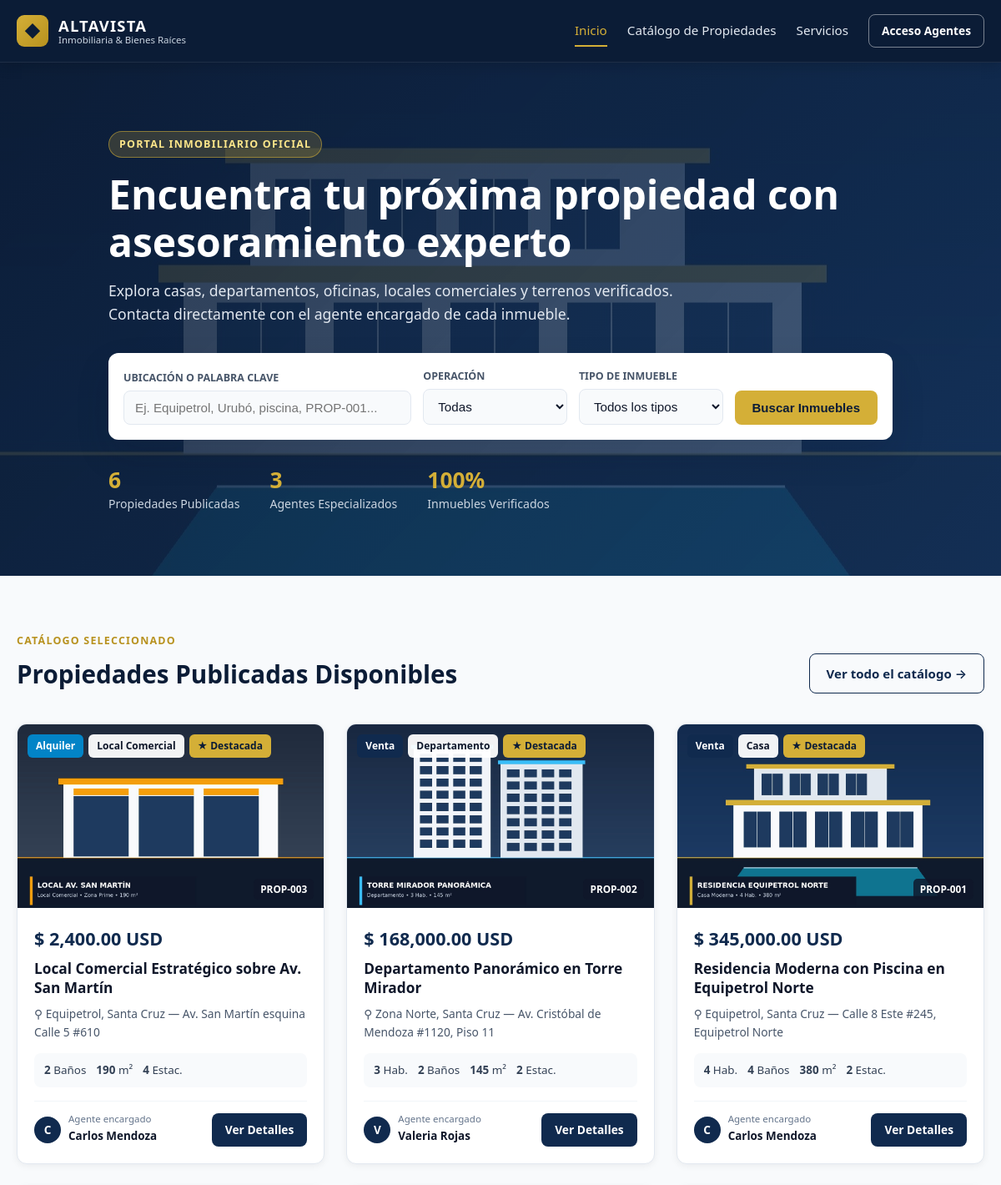
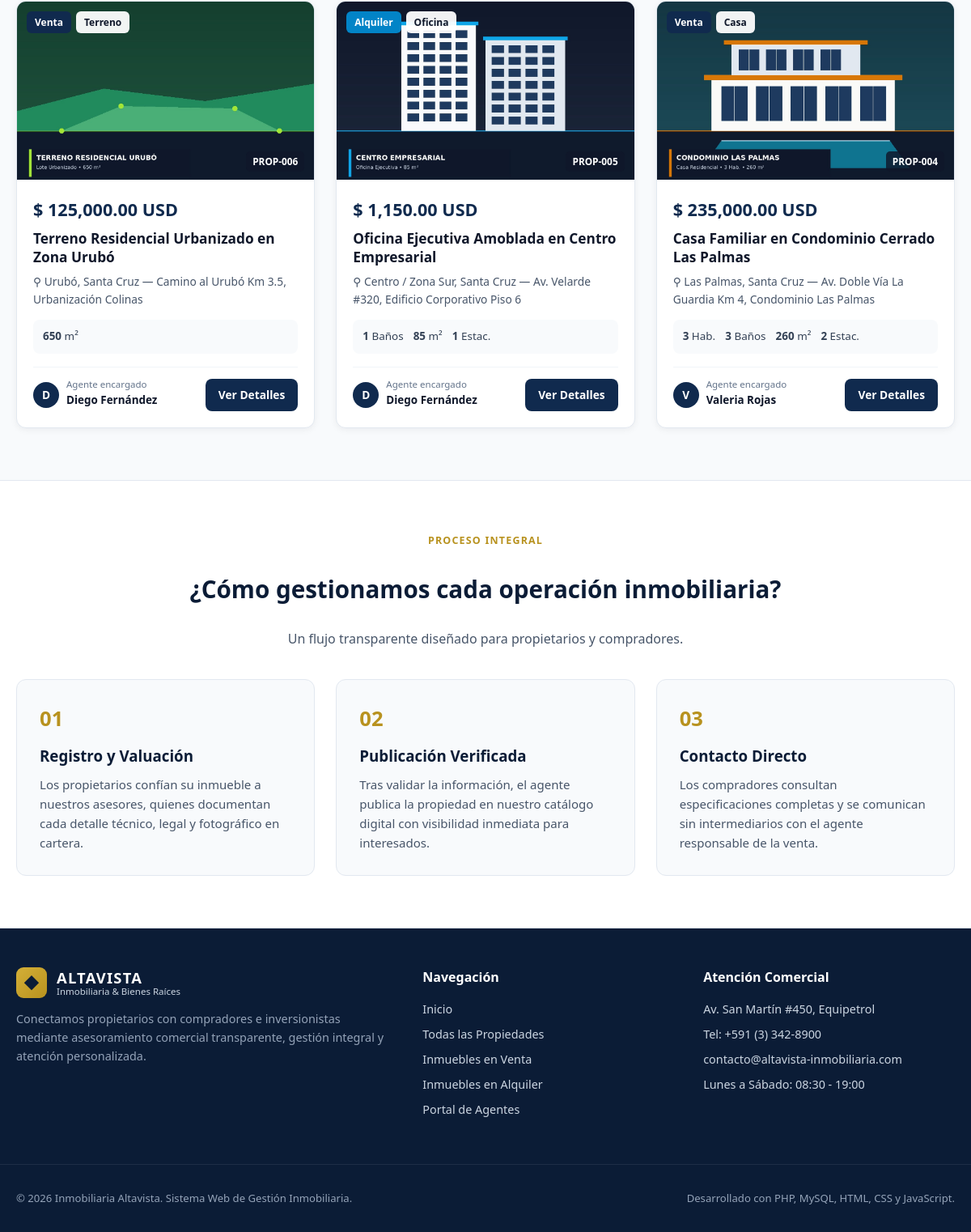
The page / on the database its author committed (2 pictures, top to bottom).
### tables this page shows
CREATE TABLE `publicaciones` (
  `id_publicacion` INT NOT NULL AUTO_INCREMENT,
  `id_propiedad` INT NOT NULL,
  `id_agente_publicador` INT NOT NULL,
  `estado_publicacion` ENUM('Publicada', 'No Publicada') NOT NULL DEFAULT 'Publicada',
  `destacada` TINYINT(1) NOT NULL DEFAULT 0,
  `visitas` INT NOT NULL DEFAULT 0,
  `fecha_publicacion` DATETIME NOT NULL DEFAULT CURRENT_TIMESTAMP,
  `fecha_retiro` DATETIME DEFAULT NULL,
  `observaciones` VARCHAR(255) DEFAULT NULL,
  PRIMARY KEY (`id_publicacion`),
  UNIQUE KEY `uk_publicaciones_propiedad` (`id_propiedad`),
  KEY `idx_publicaciones_estado` (`estado_publicacion`),
  KEY `idx_publicaciones_agente` (`id_agente_publicador`),
  CONSTRAINT `fk_publicaciones_propiedad`
    FOREIGN KEY (`id_propiedad`) REFERENCES `propiedades` (`id_propiedad`)
    ON DELETE CASCADE ON UPDATE CASCADE,
  CONSTRAINT `fk_publicaciones_agente`
    FOREIGN KEY (`id_agente_publicador`) REFERENCES `agentes` (`id_agente`)
    ON DELETE RESTRICT ON UPDATE CASCADE
);

CREATE TABLE `propiedades` (
  `id_propiedad` INT NOT NULL AUTO_INCREMENT,
  `codigo_referencia` VARCHAR(20) NOT NULL,
  `titulo` VARCHAR(180) NOT NULL,
  `tipo_inmueble` ENUM('Casa', 'Departamento', 'Terreno', 'Local Comercial', 'Oficina', 'Quinta') NOT NULL,
  `tipo_operacion` ENUM('Venta', 'Alquiler', 'Anticrético') NOT NULL DEFAULT 'Venta',
  `direccion` VARCHAR(255) NOT NULL,
  `zona_ciudad` VARCHAR(120) NOT NULL,
  `descripcion` TEXT NOT NULL,
  `precio` DECIMAL(12,2) NOT NULL,
  `moneda` ENUM('USD', 'BOB') NOT NULL DEFAULT 'USD',
  `habitaciones` INT NOT NULL DEFAULT 0,
  `banos` INT NOT NULL DEFAULT 0,
  `superficie_m2` DECIMAL(10,2) NOT NULL,
  `estacionamientos` INT NOT NULL DEFAULT 0,
  `imagen_principal` VARCHAR(255) NOT NULL DEFAULT 'no-image.jpg',
  `estado_registro` ENUM('Registrada', 'Publicada', 'No Publicada') NOT NULL DEFAULT 'Registrada',
  `id_propietario` INT NOT NULL,
  `id_agente` INT NOT NULL,
  `fecha_registro` TIMESTAMP NOT NULL DEFAULT CURRENT_TIMESTAMP,
  `fecha_actualizacion` TIMESTAMP NOT NULL DEFAULT CURRENT_TIMESTAMP ON UPDATE CURRENT_TIMESTAMP,
  PRIMARY KEY (`id_propiedad`),
  UNIQUE KEY `uk_propiedades_codigo` (`codigo_referencia`),
  KEY `idx_propiedades_propietario` (`id_propietario`),
  KEY `idx_propiedades_agente` (`id_agente`),
  KEY `idx_propiedades_estado` (`estado_registro`),
  CONSTRAINT `fk_propiedades_propietario`
    FOREIGN KEY (`id_propietario`) REFERENCES `propietarios` (`id_propietario`)
    ON DELETE RESTRICT ON UPDATE CASCADE,
  CONSTRAINT `fk_propiedades_agente`
    FOREIGN KEY (`id_agente`) REFERENCES `agentes` (`id_agente`)
    ON DELETE RESTRICT ON UPDATE CASCADE
);

CREATE TABLE `agentes` (
  `id_agente` INT NOT NULL AUTO_INCREMENT,
  `nombre` VARCHAR(100) NOT NULL,
  `apellido` VARCHAR(100) NOT NULL,
  `email` VARCHAR(150) NOT NULL,
  `telefono` VARCHAR(30) NOT NULL,
  `whatsapp` VARCHAR(30) DEFAULT NULL,
  `cargo` VARCHAR(80) NOT NULL DEFAULT 'Asesor Inmobiliario',
  `password_hash` VARCHAR(255) NOT NULL,
  `activo` TINYINT(1) NOT NULL DEFAULT 1,
  `fecha_registro` TIMESTAMP NOT NULL DEFAULT CURRENT_TIMESTAMP,
  PRIMARY KEY (`id_agente`),
  UNIQUE KEY `uk_agentes_email` (`email`)
);

### config/app.php (called while the page is built, shortened)
<?php
function e(?string $value): string
{
    return htmlspecialchars((string) $value, ENT_QUOTES, 'UTF-8');
}
function url(string $path = ''): string
{
    $clean = ltrim($path, '/');
    return BASE_URL . ($clean !== '' ? '/' . $clean : '/');
}
function property_image_url(?string $filename): string
{
    $safeName = basename((string) $filename);
    if ($safeName !== '' && $safeName !== 'no-image.jpg') {
        $diskPath = ROOT_PATH . '/uploads/propiedades/' . $safeName;
        if (is_file($diskPath)) {
            return url('uploads/propiedades/' . rawurlencode($safeName));
        }
    }
    return url('assets/img/no-image.jpg');
}
function format_price(float $amount, string $currency = 'USD'): string
{
    $symbol = ($currency === 'BOB') ? 'Bs ' : '$ ';
    return $symbol . number_format($amount, 2, '.', ',') . ' ' . e($currency);
}
function is_logged_in(): bool
{
    return !empty($_SESSION['agente_id']);
}

### index.php (the view, shortened to what this page needs)
<?php
require_once __DIR__ . '/config/app.php';
$pdo = getDBConnection();
$totalPublicadas = (int) $pdo->query("
    SELECT COUNT(*)
    FROM propiedades p
    INNER JOIN publicaciones pub ON pub.id_propiedad = p.id_propiedad
    WHERE p.estado_registro = 'Publicada' AND pub.estado_publicacion = 'Publicada'
")->fetchColumn();
$totalAgentes = (int) $pdo->query("SELECT COUNT(*) FROM agentes WHERE activo = 1")->fetchColumn();
$stmtDest = $pdo->query("
    SELECT p.*, pub.fecha_publicacion, pub.destacada,
           a.nombre AS agente_nombre, a.apellido AS agente_apellido, a.telefono AS agente_telefono
    FROM propiedades p
    INNER JOIN publicaciones pub ON pub.id_propiedad = p.id_propiedad
    INNER JOIN agentes a ON a.id_agente = p.id_agente
    WHERE p.estado_registro = 'Publicada' AND pub.estado_publicacion = 'Publicada'
    ORDER BY pub.destacada DESC, pub.fecha_publicacion DESC
    LIMIT 6
");
$propiedadesDestacadas = $stmtDest->fetchAll();
require_once __DIR__ . '/includes/header_publico.php';
?>
<section class="hero-section" style="background-image: linear-gradient(135deg, rgba(11, 28, 54, 0.88), rgba(20, 52, 94, 0.80)), url('<?= url('assets/img/hero-bg.jpg') ?>');">
    <div class="container hero-content">
        <span class="hero-badge">PORTAL INMOBILIARIO OFICIAL</span>
        <h1>Encuentra tu próxima propiedad con asesoramiento experto</h1>
        <p class="hero-subtitle">
            Explora casas, departamentos, oficinas, locales comerciales y terrenos verificados. Contacta directamente con el agente encargado de cada inmueble.
        </p>
        <form action="<?= url('catalogo.php') ?>" method="GET" class="hero-search-form">
            <div class="search-field">
                <label for="q">Ubicación o palabra clave</label>
                <input type="text" id="q" name="q" placeholder="Ej. Equipetrol, Urubó, piscina, PROP-001...">
            </div>
            <div class="search-field">
                <label for="operacion">Operación</label>
                <select id="operacion" name="operacion">
                    <option value="">Todas</option>
                </select>
            </div>
            <div class="search-field">
                <label for="tipo">Tipo de inmueble</label>
                <select id="tipo" name="tipo">
                    <option value="">Todos los tipos</option>
                </select>
            </div>
            <div class="search-submit">
                <button type="submit" class="btn btn-gold btn-block">Buscar Inmuebles</button>
            </div>
        </form>
        <div class="hero-metrics">
            <div class="metric-item">
                <strong><?= $totalPublicadas ?></strong>
                <span>Propiedades Publicadas</span>
            </div>
            <div class="metric-item">
                <strong><?= $totalAgentes ?></strong>
                <span>Agentes Especializados</span>
            </div>
            <div class="metric-item">
                <strong>100%</strong>
                <span>Inmuebles Verificados</span>
            </div>
        </div>
    </div>
</section>
<section class="section">
    <div class="container">
        <div class="section-header">
            <div>
                <span class="section-kicker">CATÁLOGO SELECCIONADO</span>
                <h2>Propiedades Publicadas Disponibles</h2>
            </div>
            <a href="<?= url('catalogo.php') ?>" class="btn btn-outline-primary">Ver todo el catálogo &rarr;</a>
        </div>
        <?php if (empty($propiedadesDestacadas)): ?>
            <div class="empty-state">
                <h3>Aún no hay propiedades publicadas</h3>
                <p>Nuestros agentes están preparando nuevas oportunidades inmobiliarias. Vuelve pronto o ingresa al panel administrativo para publicar inmuebles.</p>
            </div>
        <?php else: ?>
            <div class="properties-grid">
                <?php foreach ($propiedadesDestacadas as $prop): ?>
                    <article class="property-card">
                        <div class="property-media">
                            <a href="<?= url('propiedad.php?id=' . (int) $prop['id_propiedad']) ?>">
                                <img src="<?= property_image_url($prop['imagen_principal']) ?>" alt="<?= e($prop['titulo']) ?>" loading="lazy">
                            </a>
                            <div class="property-badges">
                                <span class="badge badge-op badge-<?= strtolower(str_replace('é', 'e', $prop['tipo_operacion'])) ?>">
                                    <?= e($prop['tipo_operacion']) ?>
                                </span>
                                <span class="badge badge-type"><?= e($prop['tipo_inmueble']) ?></span>
                                <?php if ((int) $prop['destacada'] === 1): ?>
                                    <span class="badge badge-featured">&#9733; Destacada</span>
                                <?php endif; ?>
                            </div>
                            <span class="property-code"><?= e($prop['codigo_referencia']) ?></span>
                        </div>
                        <div class="property-body">
                            <div class="property-price"><?= format_price((float) $prop['precio'], $prop['moneda']) ?></div>
                            <h3 class="property-title">
                                <a href="<?= url('propiedad.php?id=' . (int) $prop['id_propiedad']) ?>">
                                    <?= e($prop['titulo']) ?>
                                </a>
                            </h3>
                            <p class="property-location">&#9906; <?= e($prop['zona_ciudad']) ?> &mdash; <?= e($prop['direccion']) ?></p>
                            <div class="property-specs">
                                <?php if ((int) $prop['habitaciones'] > 0): ?>
                                    <span><strong><?= (int) $prop['habitaciones'] ?></strong> Hab.</span>
                                <?php endif; ?>
                                <?php if ((int) $prop['banos'] > 0): ?>
                                    <span><strong><?= (int) $prop['banos'] ?></strong> Baños</span>
                                <?php endif; ?>
                                <span><strong><?= number_format((float) $prop['superficie_m2'], 0) ?></strong> m²</span>
                                <?php if ((int) $prop['estacionamientos'] > 0): ?>
                                    <span><strong><?= (int) $prop['estacionamientos'] ?></strong> Estac.</span>
                                <?php endif; ?>
                            </div>
                            <div class="property-footer">
                                <div class="agent-mini">
                                    <span class="agent-dot"><?= e(mb_strtoupper(mb_substr($prop['agente_nombre'], 0, 1))) ?></span>
                                    <div>
                                        <small>Agente encargado</small>
                                        <strong><?= e($prop['agente_nombre'] . ' ' . $prop['agente_apellido']) ?></strong>
                                    </div>
                                </div>
                                <a href="<?= url('propiedad.php?id=' . (int) $prop['id_propiedad']) ?>" class="btn btn-primary btn-sm">Ver Detalles</a>
                            </div>
                        </div>
                    </article>
                <?php endforeach; ?>
            </div>
        <?php endif; ?>
    </div>
</section>
<section class="section section-alt" id="nosotros">
    <div class="container">
        <div class="section-header centered">
            <span class="section-kicker">PROCESO INTEGRAL</span>
            <h2>¿Cómo gestionamos cada operación inmobiliaria?</h2>
            <p>Un flujo transparente diseñado para propietarios y compradores.</p>
        </div>
        <div class="steps-grid">
            <div class="step-card">
                <div class="step-number">01</div>
                <h3>Registro y Valuación</h3>
                <p>Los propietarios confían su inmueble a nuestros asesores, quienes documentan cada detalle técnico, legal y fotográfico en cartera.</p>
            </div>
            <div class="step-card">
                <div class="step-number">02</div>
                <h3>Publicación Verificada</h3>
                <p>Tras validar la información, el agente publica la propiedad en nuestro catálogo digital con visibilidad inmediata para interesados.</p>
            </div>
            <div class="step-card">
                <div class="step-number">03</div>
                <h3>Contacto Directo</h3>
                <p>Los compradores consultan especificaciones completas y se comunican sin intermediarios con el agente responsable de la venta.</p>
            </div>
        </div>
    </div>
</section>
<?php require_once __DIR__ . '/includes/footer_publico.php'; ?>

### includes/header_publico.php (shortened to what this page needs)
<?php
$currentPage = basename($_SERVER['PHP_SELF']);
?>
<!DOCTYPE html>
<html lang="es">
<head>
    <link rel="stylesheet" href="<?= url('assets/css/style.css') ?>">
</head>
<body>
    <header class="site-header">
        <div class="container header-inner">
            <a href="<?= url('index.php') ?>" class="brand">
                <span class="brand-icon" aria-hidden="true">&#9670;</span>
                <div class="brand-text">
                    <strong>ALTAVISTA</strong>
                    <span>Inmobiliaria &amp; Bienes Raíces</span>
                </div>
            </a>
            <nav class="main-nav" id="mainNav">
                <a href="<?= url('index.php') ?>" class="nav-link <?= $currentPage === 'index.php' ? 'active' : '' ?>">Inicio</a>
                <a href="<?= url('catalogo.php') ?>" class="nav-link <?= ($currentPage === 'catalogo.php' || $currentPage === 'propiedad.php') ? 'active' : '' ?>">Catálogo de Propiedades</a>
                <a href="<?= url('index.php#nosotros') ?>" class="nav-link">Servicios</a>
                <?php if (is_logged_in()): ?>
                    <a href="<?= url('admin/index.php') ?>" class="btn btn-gold btn-sm">Panel Agente (<?= e($_SESSION['agente_nombre'] ?? 'Admin') ?>)</a>
                <?php else: ?>
                    <a href="<?= url('admin/login.php') ?>" class="btn btn-outline-light btn-sm">Acceso Agentes</a>
                <?php endif; ?>
            </nav>
        </div>
    </header>
    <main class="site-main">

### includes/footer_publico.php (shortened to what this page needs)
    </main>
    <footer class="site-footer">
        <div class="container footer-grid">
            <div class="footer-col">
                <div class="brand footer-brand">
                    <span class="brand-icon" aria-hidden="true">&#9670;</span>
                    <div class="brand-text">
                        <strong>ALTAVISTA</strong>
                        <span>Inmobiliaria &amp; Bienes Raíces</span>
                    </div>
                </div>
                <p class="footer-desc">
                    Conectamos propietarios con compradores e inversionistas mediante asesoramiento comercial transparente, gestión integral y atención personalizada.
                </p>
            </div>
            <div class="footer-col">
                <h4>Navegación</h4>
                <ul class="footer-links">
                    <li><a href="<?= url('index.php') ?>">Inicio</a></li>
                    <li><a href="<?= url('catalogo.php') ?>">Todas las Propiedades</a></li>
                    <li><a href="<?= url('catalogo.php?operacion=Venta') ?>">Inmuebles en Venta</a></li>
                    <li><a href="<?= url('catalogo.php?operacion=Alquiler') ?>">Inmuebles en Alquiler</a></li>
                    <li><a href="<?= url('admin/login.php') ?>">Portal de Agentes</a></li>
                </ul>
            </div>
            <div class="footer-col">
                <h4>Atención Comercial</h4>
                <ul class="footer-contact">
                    <li>Av. San Martín #450, Equipetrol</li>
                    <li>Tel: +591 (3) 342-8900</li>
                    <li>contacto@altavista-inmobiliaria.com</li>
                    <li>Lunes a Sábado: 08:30 - 19:00</li>
                </ul>
            </div>
        </div>
        <div class="footer-bottom">
            <div class="container footer-bottom-inner">
                <p>&copy; <?= date('Y') ?> <?= e(APP_NAME) ?>. Sistema Web de Gestión Inmobiliaria.</p>
                <p>Desarrollado con PHP, MySQL, HTML, CSS y JavaScript.</p>
            </div>
        </div>
    </footer>
</body>
</html>

### rows shown on the page
publicaciones: id_propiedad.imagen_principal (picture), id_propiedad.tipo_operacion "Alquiler", id_propiedad.tipo_inmueble "Local Comercial", destacada "★ Destacada", id_propiedad.codigo_referencia "PROP-003", id_propiedad.moneda "$ 2,400.00 USD", id_propiedad.titulo "Local Comercial Estratégico sobre Av. San Martín", id_propiedad.zona_ciudad "Equipetrol, Santa Cruz", id_propiedad.direccion "Av. San Martín esquina Calle 5 #610", id_propiedad.banos "2", id_propiedad.superficie_m2 "190", id_propiedad.estacionamientos "4", id_agente_publicador.nombre "C", id_agente_publicador.apellido "Carlos Mendoza"
publicaciones: id_propiedad.imagen_principal (picture), id_propiedad.tipo_operacion "Venta", id_propiedad.tipo_inmueble "Departamento", destacada "★ Destacada", id_propiedad.codigo_referencia "PROP-002", id_propiedad.moneda "$ 168,000.00 USD", id_propiedad.titulo "Departamento Panorámico en Torre Mirador", id_propiedad.zona_ciudad "Zona Norte, Santa Cruz", id_propiedad.direccion "Av. Cristóbal de Mendoza #1120, Piso 11", id_propiedad.habitaciones "3", id_propiedad.banos "2", id_propiedad.superficie_m2 "145", id_propiedad.estacionamientos "2", id_agente_publicador.nombre "V", id_agente_publicador.apellido "Valeria Rojas"
publicaciones: id_propiedad.imagen_principal (picture), id_propiedad.tipo_operacion "Venta", id_propiedad.tipo_inmueble "Casa", destacada "★ Destacada", id_propiedad.codigo_referencia "PROP-001", id_propiedad.moneda "$ 345,000.00 USD", id_propiedad.titulo "Residencia Moderna con Piscina en Equipetrol Norte", id_propiedad.zona_ciudad "Equipetrol, Santa Cruz", id_propiedad.direccion "Calle 8 Este #245, Equipetrol Norte", id_propiedad.habitaciones "4", id_propiedad.banos "4", id_propiedad.superficie_m2 "380", id_propiedad.estacionamientos "2", id_agente_publicador.nombre "C", id_agente_publicador.apellido "Carlos Mendoza"
publicaciones: id_propiedad.imagen_principal (picture), id_propiedad.tipo_operacion "Venta", id_propiedad.tipo_inmueble "Terreno", id_propiedad.codigo_referencia "PROP-006", id_propiedad.moneda "$ 125,000.00 USD", id_propiedad.titulo "Terreno Residencial Urbanizado en Zona Urubó", id_propiedad.zona_ciudad "Urubó, Santa Cruz", id_propiedad.direccion "Camino al Urubó Km 3.5, Urbanización Colinas", id_propiedad.superficie_m2 "650", id_agente_publicador.nombre "D", id_agente_publicador.apellido "Diego Fernández"
publicaciones: id_propiedad.imagen_principal (picture), id_propiedad.tipo_operacion "Alquiler", id_propiedad.tipo_inmueble "Oficina", id_propiedad.codigo_referencia "PROP-005", id_propiedad.moneda "$ 1,150.00 USD", id_propiedad.titulo "Oficina Ejecutiva Amoblada en Centro Empresarial", id_propiedad.zona_ciudad "Centro / Zona Sur, Santa Cruz", id_propiedad.direccion "Av. Velarde #320, Edificio Corporativo Piso 6", id_propiedad.banos "1", id_propiedad.superficie_m2 "85", id_propiedad.estacionamientos "1", id_agente_publicador.nombre "D", id_agente_publicador.apellido "Diego Fernández"
publicaciones: id_propiedad.imagen_principal (picture), id_propiedad.tipo_operacion "Venta", id_propiedad.tipo_inmueble "Casa", id_propiedad.codigo_referencia "PROP-004", id_propiedad.moneda "$ 235,000.00 USD", id_propiedad.titulo "Casa Familiar en Condominio Cerrado Las Palmas", id_propiedad.zona_ciudad "Las Palmas, Santa Cruz", id_propiedad.direccion "Av. Doble Vía La Guardia Km 4, Condominio Las Palmas", id_propiedad.habitaciones "3", id_propiedad.banos "3", id_propiedad.superficie_m2 "260", id_propiedad.estacionamientos "2", id_agente_publicador.nombre "V", id_agente_publicador.apellido "Valeria Rojas"

### other values the page prints
$totalPublicadas "6"
$totalAgentes "3"
APP_NAME "Inmobiliaria Altavista"
